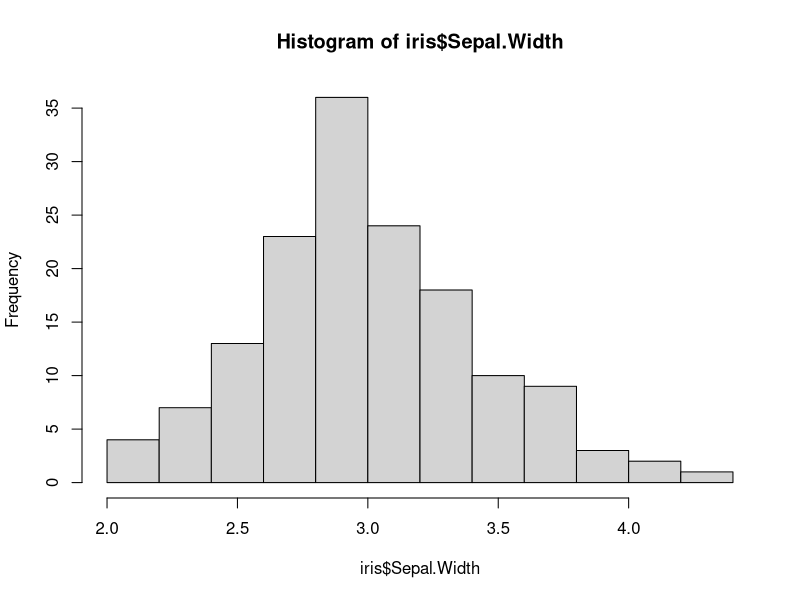
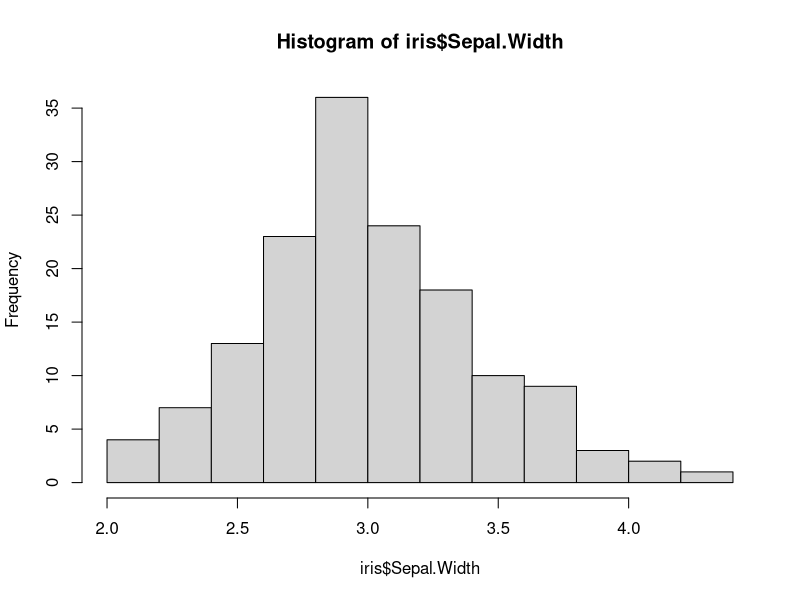

These figures' R source, in order:
## ---- chunk 1
knitr::opts_chunk$set(echo = TRUE)
## ---- chunk 2
hist(iris$Sepal.Width)
## ---- chunk 3
hist(iris$Sepal.Width)
## ---- chunk 4
prior <- sum(iris$Species == 'virginica') / dim(iris)[1]
cond.proba <- sum(iris[iris$Species == 'virginica',]$Sepal.Width > 3) / sum(iris$Species == 'virginica')
posterior <- cond.proba * prior
posterior
